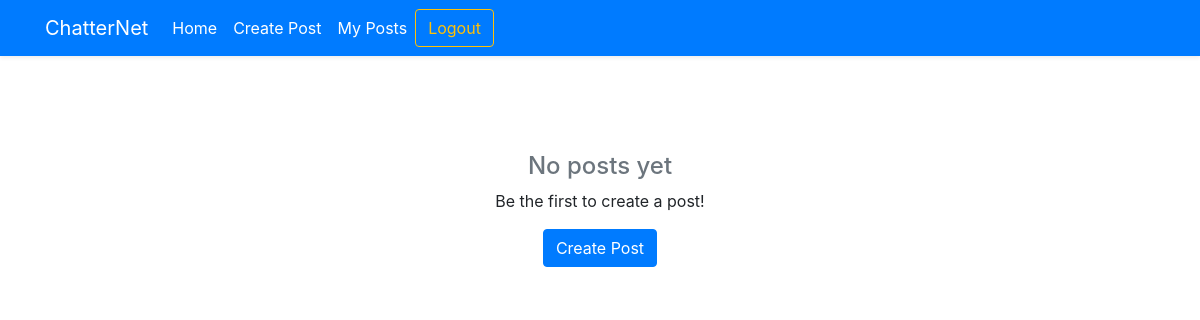
Page /home/ on the earlier database version.
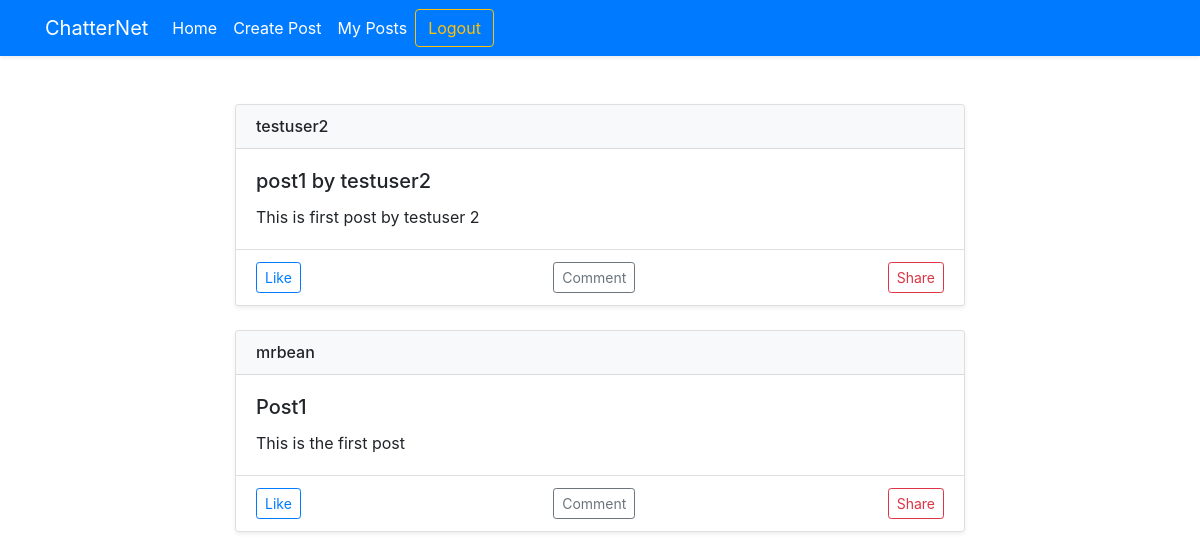
Same page on the later database version.
### socialmediaapp/models.py (models this page shows, shortened)
class Post(models.Model):
    user = models.ForeignKey(User,on_delete=models.CASCADE)
    title = models.CharField(max_length=100)
    content= models.TextField()

### socialmediaapp/views.py (the view)
# urls.py: path('home/',views.home,name='dashboard'),
def home(request):
    mem = Post.objects.all().order_by('-id')
    return render(request,'home.html',{'mem':mem})

### socialmediaapp/templates/home.html (shortened to what this page needs)
{% extends 'layout.html' %}
{% block body %}
<nav class="navbar navbar-expand-lg navbar-dark bg-primary shadow-sm sticky-top">
  <div class="container">
    <a class="navbar-brand fw-bold" href="{% url 'dashboard' %}">ChatterNet</a>
    <div class="collapse navbar-collapse" id="navbarContent">
      <ul class="navbar-nav me-auto mb-2 mb-lg-0">
        <li class="nav-item">
          <a class="nav-link active" href="{% url 'dashboard' %}">Home</a>
        </li>
        <li class="nav-item">
          <a class="nav-link active" href="{% url 'post' %}">Create Post</a>
        </li>
        <li class="nav-item">
          <a class="nav-link active" href="{% url 'own_post' %}">My Posts</a>
        </li>
      </ul>
      <div class="d-flex">
        <a class="btn btn-outline-warning fw-semibold" href="{% url 'logout' %}">Logout</a>
      </div>
    </div>
  </div>
</nav>
<main class="container my-5">
  <div class="row justify-content-center">
    <div class="col-lg-8">
      <div class="posts-feed">
        {% for post in mem %}
        <div class="card mb-4 shadow-sm">
          <div class="card-header bg-light">
            <div class="d-flex align-items-center">
              <div class="flex-grow-1 ms-3">
                <h6 class="mb-0">{{ post.user.username }}</h6>
              </div>
            </div>
          </div>
          <div class="card-body">
            <h5 class="card-title">{{ post.title }}</h5>
            <p class="card-text">{{ post.content }}</p>
          </div>
          <div class="card-footer bg-white">
            <div class="d-flex justify-content-between">
              <button class="btn btn-sm btn-outline-primary">Like</button>
              <button class="btn btn-sm btn-outline-secondary">Comment</button>
              <button class="btn btn-sm btn-outline-danger">Share</button>
            </div>
          </div>
        </div>
        {% empty %}
        <div class="text-center py-5">
          <h4 class="text-muted">No posts yet</h4>
          <p>Be the first to create a post!</p>
          <a href="{% url 'post' %}" class="btn btn-primary">Create Post</a>
        </div>
        {% endfor %}
      </div>
    </div>
  </div>
</main>
{% endblock %}

### socialmediaapp/templates/layout.html (shortened to what this page needs)
<!doctype html>
<html lang="en">
  <head>
    <link rel="stylesheet" href="https://cdn.jsdelivr.net/npm/bootstrap@4.3.1/dist/css/bootstrap.min.css">
  </head>
  <body>
    {% block body %}
    {% endblock %}
  </body>
</html>

Differences in the rows shown:
added Post: user.username "testuser2", title "post1 by testuser2", content "This is first post by testuser 2"
added Post: user.username "mrbean", title "Post1", content "This is the first post"
Other differences:
text no longer shown: "No posts yet Be the first to create a post! Create Post"
